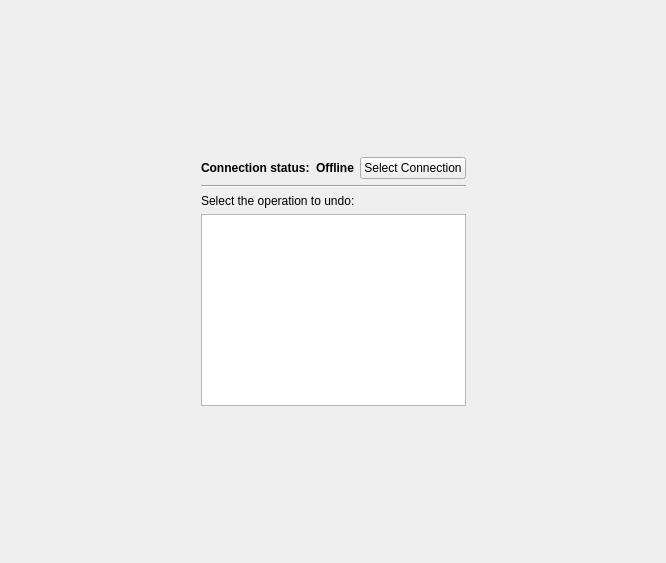
<?xml version="1.0" encoding="UTF-8"?>
<ui version="4.0">
 <class>RescuePisiWidget</class>
 <widget class="QWidget" name="RescuePisiWidget">
  <property name="geometry">
   <rect>
    <x>0</x>
    <y>0</y>
    <width>666</width>
    <height>563</height>
   </rect>
  </property>
  <property name="windowTitle">
   <string/>
  </property>
  <property name="styleSheet">
   <string notr="true"/>
  </property>
  <layout class="QGridLayout" name="gridLayout">
   <item row="0" column="1">
    <spacer>
     <property name="orientation">
      <enum>Qt::Vertical</enum>
     </property>
     <property name="sizeType">
      <enum>QSizePolicy::Expanding</enum>
     </property>
     <property name="sizeHint" stdset="0">
      <size>
       <width>20</width>
       <height>51</height>
      </size>
     </property>
    </spacer>
   </item>
   <item row="1" column="1" colspan="2">
    <layout class="QHBoxLayout" name="horizontalLayout">
     <item>
      <widget class="QLabel" name="label">
       <property name="text">
        <string>&lt;b&gt;Connection status:&lt;/b&gt;</string>
       </property>
      </widget>
     </item>
     <item>
      <widget class="QLabel" name="labelStatus">
       <property name="font">
        <font>
         <weight>75</weight>
         <bold>true</bold>
        </font>
       </property>
       <property name="text">
        <string notr="true">Offline</string>
       </property>
      </widget>
     </item>
     <item>
      <widget class="QPushButton" name="selectConnection">
       <property name="statusTip">
        <string>To use PiSi's history feature, you may need to be online. Select connection profile.</string>
       </property>
       <property name="text">
        <string>Select Connection</string>
       </property>
       <property name="flat">
        <bool>false</bool>
       </property>
      </widget>
     </item>
    </layout>
   </item>
   <item row="2" column="1" colspan="2">
    <widget class="Line" name="line">
     <property name="orientation">
      <enum>Qt::Horizontal</enum>
     </property>
    </widget>
   </item>
   <item row="3" column="0">
    <spacer>
     <property name="orientation">
      <enum>Qt::Horizontal</enum>
     </property>
     <property name="sizeType">
      <enum>QSizePolicy::Expanding</enum>
     </property>
     <property name="sizeHint" stdset="0">
      <size>
       <width>131</width>
       <height>20</height>
      </size>
     </property>
    </spacer>
   </item>
   <item row="3" column="1" colspan="2">
    <layout class="QGridLayout" name="gridLayout_2">
     <item row="0" column="0" colspan="2">
      <widget class="QLabel" name="infoLabel_2">
       <property name="styleSheet">
        <string notr="true"/>
       </property>
       <property name="text">
        <string>Select the operation to undo:</string>
       </property>
       <property name="wordWrap">
        <bool>false</bool>
       </property>
      </widget>
     </item>
     <item row="1" column="0" colspan="2">
      <widget class="QListWidget" name="historyList"/>
     </item>
    </layout>
   </item>
   <item row="3" column="3">
    <spacer>
     <property name="orientation">
      <enum>Qt::Horizontal</enum>
     </property>
     <property name="sizeType">
      <enum>QSizePolicy::Expanding</enum>
     </property>
     <property name="sizeHint" stdset="0">
      <size>
       <width>131</width>
       <height>20</height>
      </size>
     </property>
    </spacer>
   </item>
   <item row="4" column="2">
    <spacer>
     <property name="orientation">
      <enum>Qt::Vertical</enum>
     </property>
     <property name="sizeType">
      <enum>QSizePolicy::Expanding</enum>
     </property>
     <property name="sizeHint" stdset="0">
      <size>
       <width>20</width>
       <height>40</height>
      </size>
     </property>
    </spacer>
   </item>
  </layout>
 </widget>
 <layoutdefault spacing="6" margin="11"/>
 <pixmapfunction>qPixmapFromMimeSource</pixmapfunction>
 <resources>
  <include location="../../data.qrc"/>
 </resources>
 <connections/>
</ui>
